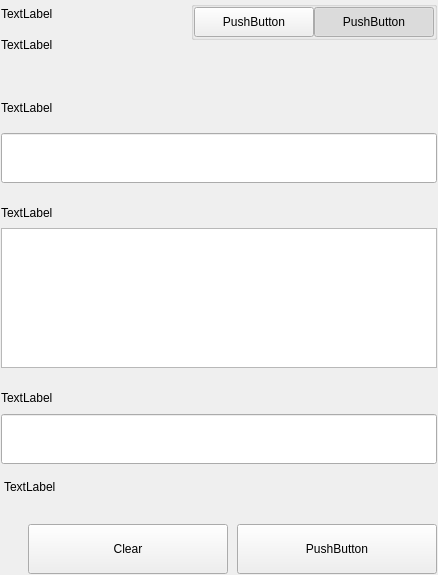
<?xml version="1.0" encoding="UTF-8"?>
<ui version="4.0">
 <class>SettingsSignMessageWidgets</class>
 <widget class="QWidget" name="SettingsSignMessageWidgets">
  <property name="geometry">
   <rect>
    <x>0</x>
    <y>0</y>
    <width>438</width>
    <height>575</height>
   </rect>
  </property>
  <property name="windowTitle">
   <string>Form</string>
  </property>
  <layout class="QVBoxLayout" name="verticalLayout">
   <property name="spacing">
    <number>0</number>
   </property>
   <property name="leftMargin">
    <number>0</number>
   </property>
   <property name="topMargin">
    <number>0</number>
   </property>
   <property name="rightMargin">
    <number>0</number>
   </property>
   <property name="bottomMargin">
    <number>0</number>
   </property>
   <item>
    <widget class="QWidget" name="left" native="true">
     <layout class="QVBoxLayout" name="verticalLayout_3">
      <property name="leftMargin">
       <number>0</number>
      </property>
      <property name="topMargin">
       <number>0</number>
      </property>
      <property name="rightMargin">
       <number>0</number>
      </property>
      <property name="bottomMargin">
       <number>0</number>
      </property>
      <item>
       <widget class="QWidget" name="container_sign" native="true">
        <layout class="QVBoxLayout" name="verticalLayout_2">
         <property name="spacing">
          <number>0</number>
         </property>
         <property name="leftMargin">
          <number>1</number>
         </property>
         <property name="topMargin">
          <number>1</number>
         </property>
         <property name="rightMargin">
          <number>1</number>
         </property>
         <property name="bottomMargin">
          <number>1</number>
         </property>
         <item>
          <layout class="QHBoxLayout" name="horizontalLayout_3" stretch="3,1">
           <property name="spacing">
            <number>40</number>
           </property>
           <item>
            <layout class="QVBoxLayout" name="verticalLayoutTitle">
             <property name="spacing">
              <number>5</number>
             </property>
             <item>
              <widget class="QLabel" name="labelTitle">
               <property name="text">
                <string>TextLabel</string>
               </property>
              </widget>
             </item>
             <item>
              <widget class="QLabel" name="labelSubtitle1">
               <property name="text">
                <string>TextLabel</string>
               </property>
               <property name="wordWrap">
                <bool>true</bool>
               </property>
              </widget>
             </item>
            </layout>
           </item>
           <item alignment="Qt::AlignRight|Qt::AlignTop">
            <widget class="QWidget" name="containerSwitch" native="true">
             <property name="styleSheet">
              <string notr="true">#containerSwitch{
	padding-top:9px;
}</string>
             </property>
             <layout class="QVBoxLayout" name="verticalLayout_6">
              <property name="spacing">
               <number>4</number>
              </property>
              <property name="leftMargin">
               <number>0</number>
              </property>
              <property name="topMargin">
               <number>0</number>
              </property>
              <property name="rightMargin">
               <number>0</number>
              </property>
              <property name="bottomMargin">
               <number>0</number>
              </property>
              <item alignment="Qt::AlignRight">
               <widget class="QGroupBox" name="groupBox">
                <property name="sizePolicy">
                 <sizepolicy hsizetype="Fixed" vsizetype="Preferred">
                  <horstretch>0</horstretch>
                  <verstretch>0</verstretch>
                 </sizepolicy>
                </property>
                <property name="title">
                 <string/>
                </property>
                <property name="alignment">
                 <set>Qt::AlignRight|Qt::AlignTop|Qt::AlignTrailing</set>
                </property>
                <layout class="QHBoxLayout" name="horizontalLayout_4">
                 <property name="spacing">
                  <number>0</number>
                 </property>
                 <property name="leftMargin">
                  <number>0</number>
                 </property>
                 <property name="topMargin">
                  <number>0</number>
                 </property>
                 <property name="rightMargin">
                  <number>0</number>
                 </property>
                 <property name="bottomMargin">
                  <number>0</number>
                 </property>
                 <item>
                  <widget class="QPushButton" name="pushSign">
                   <property name="minimumSize">
                    <size>
                     <width>120</width>
                     <height>30</height>
                    </size>
                   </property>
                   <property name="maximumSize">
                    <size>
                     <width>120</width>
                     <height>30</height>
                    </size>
                   </property>
                   <property name="text">
                    <string>PushButton</string>
                   </property>
                   <property name="checkable">
                    <bool>true</bool>
                   </property>
                   <property name="autoExclusive">
                    <bool>true</bool>
                   </property>
                  </widget>
                 </item>
                 <item>
                  <widget class="QPushButton" name="pushVerify">
                   <property name="minimumSize">
                    <size>
                     <width>120</width>
                     <height>30</height>
                    </size>
                   </property>
                   <property name="maximumSize">
                    <size>
                     <width>120</width>
                     <height>30</height>
                    </size>
                   </property>
                   <property name="text">
                    <string>PushButton</string>
                   </property>
                   <property name="checkable">
                    <bool>true</bool>
                   </property>
                   <property name="checked">
                    <bool>true</bool>
                   </property>
                   <property name="autoExclusive">
                    <bool>true</bool>
                   </property>
                  </widget>
                 </item>
                </layout>
               </widget>
              </item>
              <item alignment="Qt::AlignHCenter|Qt::AlignTop">
               <widget class="QLabel" name="labelSubtitleSwitch">
                <property name="text">
                 <string/>
                </property>
                <property name="alignment">
                 <set>Qt::AlignRight|Qt::AlignTrailing|Qt::AlignVCenter</set>
                </property>
               </widget>
              </item>
             </layout>
            </widget>
           </item>
          </layout>
         </item>
         <item>
          <spacer name="verticalSpacer_2">
           <property name="orientation">
            <enum>Qt::Vertical</enum>
           </property>
           <property name="sizeType">
            <enum>QSizePolicy::Fixed</enum>
           </property>
           <property name="sizeHint" stdset="0">
            <size>
             <width>20</width>
             <height>40</height>
            </size>
           </property>
          </spacer>
         </item>
         <item>
          <widget class="QWidget" name="containerAddress" native="true">
           <property name="sizePolicy">
            <sizepolicy hsizetype="Preferred" vsizetype="Fixed">
             <horstretch>0</horstretch>
             <verstretch>0</verstretch>
            </sizepolicy>
           </property>
           <layout class="QVBoxLayout" name="verticalLayout_5" stretch="0,0">
            <property name="spacing">
             <number>15</number>
            </property>
            <property name="leftMargin">
             <number>0</number>
            </property>
            <property name="topMargin">
             <number>0</number>
            </property>
            <property name="rightMargin">
             <number>0</number>
            </property>
            <property name="bottomMargin">
             <number>0</number>
            </property>
            <item>
             <widget class="QLabel" name="labelSubtitleAddress">
              <property name="minimumSize">
               <size>
                <width>0</width>
                <height>20</height>
               </size>
              </property>
              <property name="maximumSize">
               <size>
                <width>16777215</width>
                <height>20</height>
               </size>
              </property>
              <property name="text">
               <string>TextLabel</string>
              </property>
             </widget>
            </item>
            <item>
             <widget class="QLineEdit" name="addressIn_SM">
              <property name="minimumSize">
               <size>
                <width>0</width>
                <height>50</height>
               </size>
              </property>
              <property name="maximumSize">
               <size>
                <width>16777215</width>
                <height>50</height>
               </size>
              </property>
              <property name="styleSheet">
               <string notr="true">color: rgb(0, 0, 0);</string>
              </property>
             </widget>
            </item>
           </layout>
          </widget>
         </item>
         <item>
          <spacer name="verticalSpacer_3">
           <property name="orientation">
            <enum>Qt::Vertical</enum>
           </property>
           <property name="sizeType">
            <enum>QSizePolicy::Fixed</enum>
           </property>
           <property name="sizeHint" stdset="0">
            <size>
             <width>20</width>
             <height>20</height>
            </size>
           </property>
          </spacer>
         </item>
         <item>
          <layout class="QVBoxLayout" name="verticalLayout_9">
           <property name="spacing">
            <number>5</number>
           </property>
           <item>
            <widget class="QLabel" name="labelSubtitleMessage">
             <property name="minimumSize">
              <size>
               <width>0</width>
               <height>20</height>
              </size>
             </property>
             <property name="maximumSize">
              <size>
               <width>16777215</width>
               <height>20</height>
              </size>
             </property>
             <property name="text">
              <string>TextLabel</string>
             </property>
            </widget>
           </item>
           <item>
            <widget class="QPlainTextEdit" name="messageIn_SM">
             <property name="minimumSize">
              <size>
               <width>0</width>
               <height>140</height>
              </size>
             </property>
             <property name="maximumSize">
              <size>
               <width>16777215</width>
               <height>140</height>
              </size>
             </property>
             <property name="styleSheet">
              <string notr="true">color: rgb(0, 0, 0);</string>
             </property>
            </widget>
           </item>
          </layout>
         </item>
         <item>
          <spacer name="verticalSpacer_4">
           <property name="orientation">
            <enum>Qt::Vertical</enum>
           </property>
           <property name="sizeType">
            <enum>QSizePolicy::Fixed</enum>
           </property>
           <property name="sizeHint" stdset="0">
            <size>
             <width>20</width>
             <height>20</height>
            </size>
           </property>
          </spacer>
         </item>
         <item>
          <widget class="QWidget" name="widget" native="true">
           <property name="minimumSize">
            <size>
             <width>0</width>
             <height>75</height>
            </size>
           </property>
           <property name="maximumSize">
            <size>
             <width>16777215</width>
             <height>16777215</height>
            </size>
           </property>
           <layout class="QVBoxLayout" name="verticalLayout_4">
            <property name="leftMargin">
             <number>0</number>
            </property>
            <property name="topMargin">
             <number>0</number>
            </property>
            <property name="rightMargin">
             <number>0</number>
            </property>
            <property name="bottomMargin">
             <number>0</number>
            </property>
            <item>
             <widget class="QLabel" name="labelSubtitleSignature">
              <property name="minimumSize">
               <size>
                <width>0</width>
                <height>20</height>
               </size>
              </property>
              <property name="maximumSize">
               <size>
                <width>16777215</width>
                <height>20</height>
               </size>
              </property>
              <property name="text">
               <string>TextLabel</string>
              </property>
             </widget>
            </item>
            <item>
             <widget class="QLineEdit" name="signatureOut_SM">
              <property name="minimumSize">
               <size>
                <width>0</width>
                <height>50</height>
               </size>
              </property>
              <property name="styleSheet">
               <string notr="true">color: rgb(0, 0, 0);</string>
              </property>
             </widget>
            </item>
           </layout>
          </widget>
         </item>
         <item>
          <widget class="QLabel" name="statusLabel_SM">
           <property name="styleSheet">
            <string notr="true">padding-top:5px;</string>
           </property>
           <property name="text">
            <string>TextLabel</string>
           </property>
          </widget>
         </item>
         <item>
          <spacer name="verticalSpacer">
           <property name="orientation">
            <enum>Qt::Vertical</enum>
           </property>
           <property name="sizeType">
            <enum>QSizePolicy::Fixed</enum>
           </property>
           <property name="sizeHint" stdset="0">
            <size>
             <width>20</width>
             <height>20</height>
            </size>
           </property>
          </spacer>
         </item>
         <item>
          <layout class="QHBoxLayout" name="horizontalLayout_7">
           <property name="spacing">
            <number>9</number>
           </property>
           <item>
            <spacer name="horizontalSpacer_5">
             <property name="orientation">
              <enum>Qt::Horizontal</enum>
             </property>
             <property name="sizeType">
              <enum>QSizePolicy::Expanding</enum>
             </property>
             <property name="sizeHint" stdset="0">
              <size>
               <width>40</width>
               <height>20</height>
              </size>
             </property>
            </spacer>
           </item>
           <item>
            <widget class="QPushButton" name="pushButtonClear">
             <property name="minimumSize">
              <size>
               <width>200</width>
               <height>50</height>
              </size>
             </property>
             <property name="text">
              <string>Clear</string>
             </property>
            </widget>
           </item>
           <item>
            <widget class="QPushButton" name="pushButtonSave">
             <property name="minimumSize">
              <size>
               <width>200</width>
               <height>50</height>
              </size>
             </property>
             <property name="maximumSize">
              <size>
               <width>200</width>
               <height>50</height>
              </size>
             </property>
             <property name="text">
              <string>PushButton</string>
             </property>
            </widget>
           </item>
          </layout>
         </item>
        </layout>
       </widget>
      </item>
     </layout>
    </widget>
   </item>
  </layout>
 </widget>
 <resources/>
 <connections/>
</ui>
